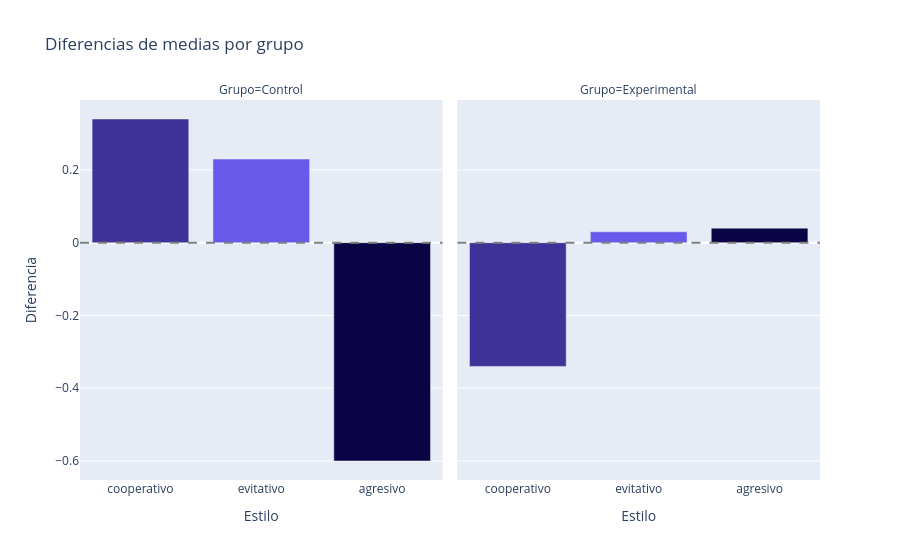

The notebook cell this image was saved under:
### Code cell
fig = px.bar(
    tabla_diff_grupo,
    x='Estilo',
    y='Diferencia',
    color='Estilo',
    facet_col='Grupo',
    color_discrete_map=colores,
    category_orders={
        'Estilo': estilos.keys()
    },
    title="Diferencias de medias por grupo"
)
fig.add_hline(y=0, line_dash='dash', line_color='gray')
fig.update_layout(showlegend=False)
fig.show()

### Figure 1 — Plotly figure (JSON) as saved in the notebook; plotly's stock layout.template omitted (floating-point values rounded to 4 significant figures)
{"data": [{"alignmentgroup": "True", "hovertemplate": "Estilo=%{x}<br>Grupo=Control<br>Diferencia=%{y}<extra></extra>", "legendgroup": "cooperativo", "marker": {"color": "#3E3298", "pattern": {"shape": ""}}, "name": "cooperativo", "offsetgroup": "cooperativo", "orientation": "v", "showlegend": true, "textposition": "auto", "type": "bar", "x": ["cooperativo"], "xaxis": "x", "y": [0.34], "yaxis": "y"}, {"alignmentgroup": "True", "hovertemplate": "Estilo=%{x}<br>Grupo=Experimental<br>Diferencia=%{y}<extra></extra>", "legendgroup": "cooperativo", "marker": {"color": "#3E3298", "pattern": {"shape": ""}}, "name": "cooperativo", "offsetgroup": "cooperativo", "orientation": "v", "showlegend": false, "textposition": "auto", "type": "bar", "x": ["cooperativo"], "xaxis": "x2", "y": [-0.34], "yaxis": "y2"}, {"alignmentgroup": "True", "hovertemplate": "Estilo=%{x}<br>Grupo=Control<br>Diferencia=%{y}<extra></extra>", "legendgroup": "evitativo", "marker": {"color": "#6958EA", "pattern": {"shape": ""}}, "name": "evitativo", "offsetgroup": "evitativo", "orientation": "v", "showlegend": true, "textposition": "auto", "type": "bar", "x": ["evitativo"], "xaxis": "x", "y": [0.23], "yaxis": "y"}, {"alignmentgroup": "True", "hovertemplate": "Estilo=%{x}<br>Grupo=Experimental<br>Diferencia=%{y}<extra></extra>", "legendgroup": "evitativo", "marker": {"color": "#6958EA", "pattern": {"shape": ""}}, "name": "evitativo", "offsetgroup": "evitativo", "orientation": "v", "showlegend": false, "textposition": "auto", "type": "bar", "x": ["evitativo"], "xaxis": "x2", "y": [0.03], "yaxis": "y2"}, {"alignmentgroup": "True", "hovertemplate": "Estilo=%{x}<br>Grupo=Control<br>Diferencia=%{y}<extra></extra>", "legendgroup": "agresivo", "marker": {"color": "#0B0444", "pattern": {"shape": ""}}, "name": "agresivo", "offsetgroup": "agresivo", "orientation": "v", "showlegend": true, "textposition": "auto", "type": "bar", "x": ["agresivo"], "xaxis": "x", "y": [-0.6], "yaxis": "y"}, {"alignmentgroup": "True", "hovertemplate": "Estilo=%{x}<br>Grupo=Experimental<br>Diferencia=%{y}<extra></extra>", "legendgroup": "agresivo", "marker": {"color": "#0B0444", "pattern": {"shape": ""}}, "name": "agresivo", "offsetgroup": "agresivo", "orientation": "v", "showlegend": false, "textposition": "auto", "type": "bar", "x": ["agresivo"], "xaxis": "x2", "y": [0.04], "yaxis": "y2"}], "layout": {"annotations": [{"showarrow": false, "text": "Grupo=Control", "x": 0.245, "xanchor": "center", "xref": "paper", "y": 1, "yanchor": "bottom", "yref": "paper"}, {"showarrow": false, "text": "Grupo=Experimental", "x": 0.755, "xanchor": "center", "xref": "paper", "y": 1, "yanchor": "bottom", "yref": "paper"}], "barmode": "relative", "legend": {"title": {"text": "Estilo"}, "tracegroupgap": 0}, "shapes": [{"line": {"color": "gray", "dash": "dash"}, "type": "line", "x0": 0, "x1": 1, "xref": "x domain", "y0": 0, "y1": 0, "yref": "y"}, {"line": {"color": "gray", "dash": "dash"}, "type": "line", "x0": 0, "x1": 1, "xref": "x2 domain", "y0": 0, "y1": 0, "yref": "y2"}], "showlegend": false, "title": {"text": "Diferencias de medias por grupo"}, "xaxis": {"anchor": "y", "categoryarray": ["cooperativo", "evitativo", "agresivo"], "categoryorder": "array", "domain": [0, 0.49], "title": {"text": "Estilo"}}, "xaxis2": {"anchor": "y2", "categoryarray": ["cooperativo", "evitativo", "agresivo"], "categoryorder": "array", "domain": [0.51, 1], "matches": "x", "title": {"text": "Estilo"}}, "yaxis": {"anchor": "x", "domain": [0, 1], "title": {"text": "Diferencia"}}, "yaxis2": {"anchor": "x2", "domain": [0, 1], "matches": "y", "showticklabels": false}}}
